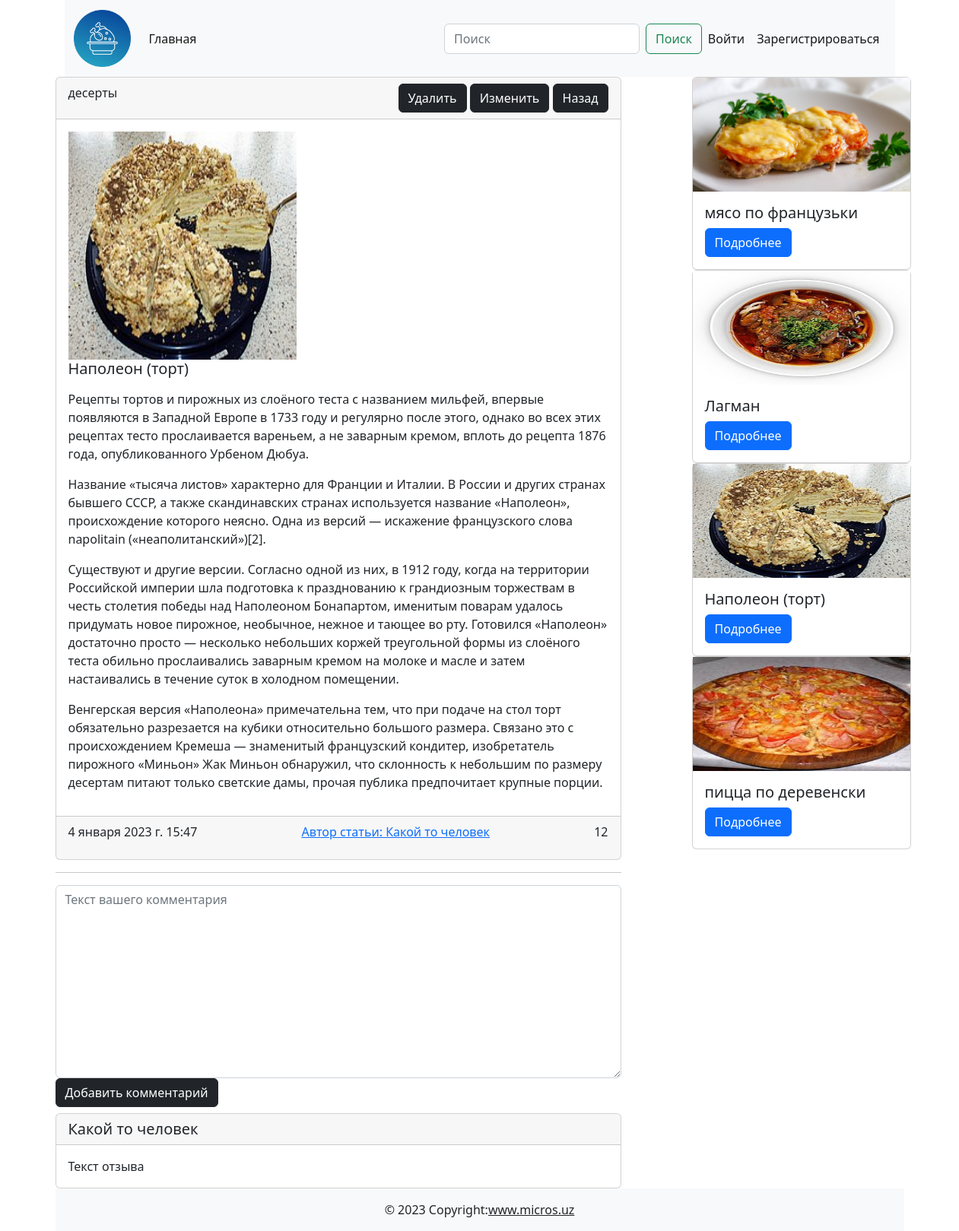
Screenshot of /post/3/ with the database file from the repository.
### cooking/models.py (models this page shows, shortened)
class Post(models.Model):
    title = models.CharField(max_length=255)
    content = models.TextField(default='скоро тут будет статья')
    created_at = models.DateTimeField(auto_now_add=True)
    updated_at = models.DateTimeField(auto_now=True)
    photo = models.ImageField(upload_to='photos/', blank=True, null=True)
    watched = models.IntegerField(default=0)
    is_published = models.BooleanField(default=True)
    category = models.ForeignKey(Category,on_delete=models.CASCADE)
    def get_absolute_url(self):
        return reverse('post_detail', kwargs={'pk':self.pk})

class Category(models.Model):
    title = models.CharField(max_length=255)
    def __str__(self):
        return self.title

### cooking/views.py (the view)
# urls.py: path('post/<int:pk>/',post_detail, name='post_detail'),
def post_detail(request, pk):
    article = Post.objects.get(pk=pk)
    Post.objects.filter(pk=pk).update(watched = F('watched')+1)
    ext_post = Post.objects.all().order_by('-watched')[:4]
    context = {
        'title': article.title,
        'post': article,
        'ext_posts':ext_post,
    }
    return render(request,'cooking/article_detail.html',context)

### cooking/templates/cooking/article_detail.html (shortened to what this page needs)
{% extends 'base.html' %}
{% block main %}
<div class="d-flex justify-content-between"><div class="col-8">
    <div class="card"><div class="card-header d-flex justify-content-between">{{post.category}}
        <div>
            <a href="#!" class="btn btn-dark">Удалить</a>
            <a href="#!" class="btn btn-dark">Изменить</a>
            <a href="#!" class="btn btn-dark">Назад</a>
        </div>
    </div>
        <img src="" class="card-img-top" alt=""><div class="card-body">
            {%if post.photo %}
            <img src="{{ post.photo.url }}" width="300" height="300" alt="">
            {%else%}
        <img src="https://www.raumplus.ru/upload/iblock/99e/Skoro-zdes-budet-foto.jpg" width="300" alt="">
        {%endif%}
        <h5 class="card-title">{{post.title}}</h5>
        <p class="card-text">{{post.content | linebreaks }}</p>
    </div>
        <div class="card-footer d-flex justify-content-between"><p class="card-text">4 января 2023 г. 15:47</p>
            <a href="/profile/1">Автор статьи: Какой то человек</a>
            <p class="card-text">{{post.watched}}</p>
        </div>
    </div>
    <hr>
    <form action="#!" method="post" , enctype="multipart/form-data">
        <textarea name="text" cols="40" rows="10" class="form-control" placeholder="Текст вашего комментария" required id="id_text"></textarea>
        <button class="btn btn-dark" type="submit">Добавить комментарий</button>
    </form>
    <div class="card mt-2"><h5 class="card-header">Какой то человек</h5>
        <div class="card-body">
            <p class="card-text">Текст отзыва</p>
        </div>
    </div>
</div>
<div class="col-1"></div>
<div class="col-4">
    {%for ext_post in ext_posts %}
    <div class="card" style="width: 18rem;">
        {%if ext_post.photo %}
        <img src="{{ ext_post.photo.url }}" width="286" height="150" alt="">
        {%else%}
        <img class="card-img-top" src="{{ext_post.img}}" width="200" alt="">
        {%endif%}
        <div class="card-body"><h5 class="card-title">{{ext_post.title}}</h5><a href="{{ext_post.get_absolute_url}}" class="btn btn-primary">Подробнее</a></div>
    </div>
    {%endfor%}
</div>
</div>
{% endblock main %}

### rows the page displays
Post: category "десерты", photo (picture), title "Наполеон (торт)", content "Рецепты тортов и пирожных из слоёного теста с названием мильфей, впервые появляются в Западной Европе в 1733 году и регулярно после этого, однако во всех этих рецептах тесто прослаивается вареньем, а не заварным кремом, вплоть до рецепта 1876 года, опубликованного Урбеном Дюбуа. Название «тысяча листов» характерно для Франции и Италии. В России и других странах бывшего СССР, а также скандинавских странах используется название «Наполеон», происхождение которого неясно. Одна из версий — искажение французского слова napolitain («неаполитанский»)[2]. Существуют и другие версии. Согласно одной из них, в 1912 году, когда на территории Российской империи шла подготовка к празднованию к грандиозным…", watched "12"
Post: photo (picture), title "мясо по французьки"
Post: photo (picture), title "Лагман"
Post: photo (picture), title "пицца по деревенски"
